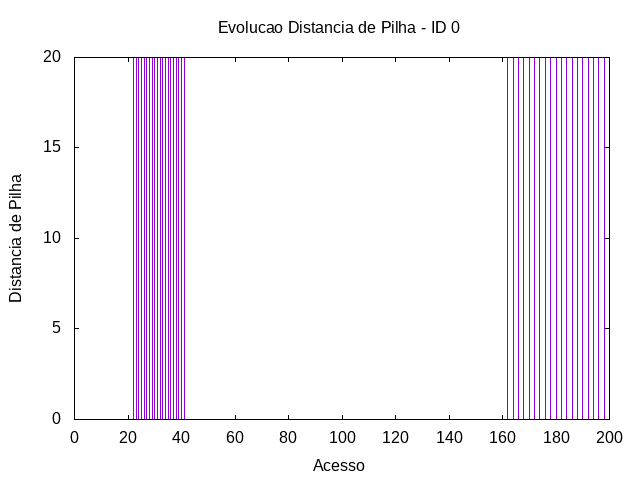

Write gnuplot code to recreate this figure.
set term png
set output "../out/mem/internodin/-distp-0.png"
set title "Evolucao Distancia de Pilha - ID 0"
set xlabel "Acesso"
set ylabel "Distancia de Pilha"
plot "../out/mem/internodin/-acesso-2-0.gpdat" u 2:5 w impulses t ""
